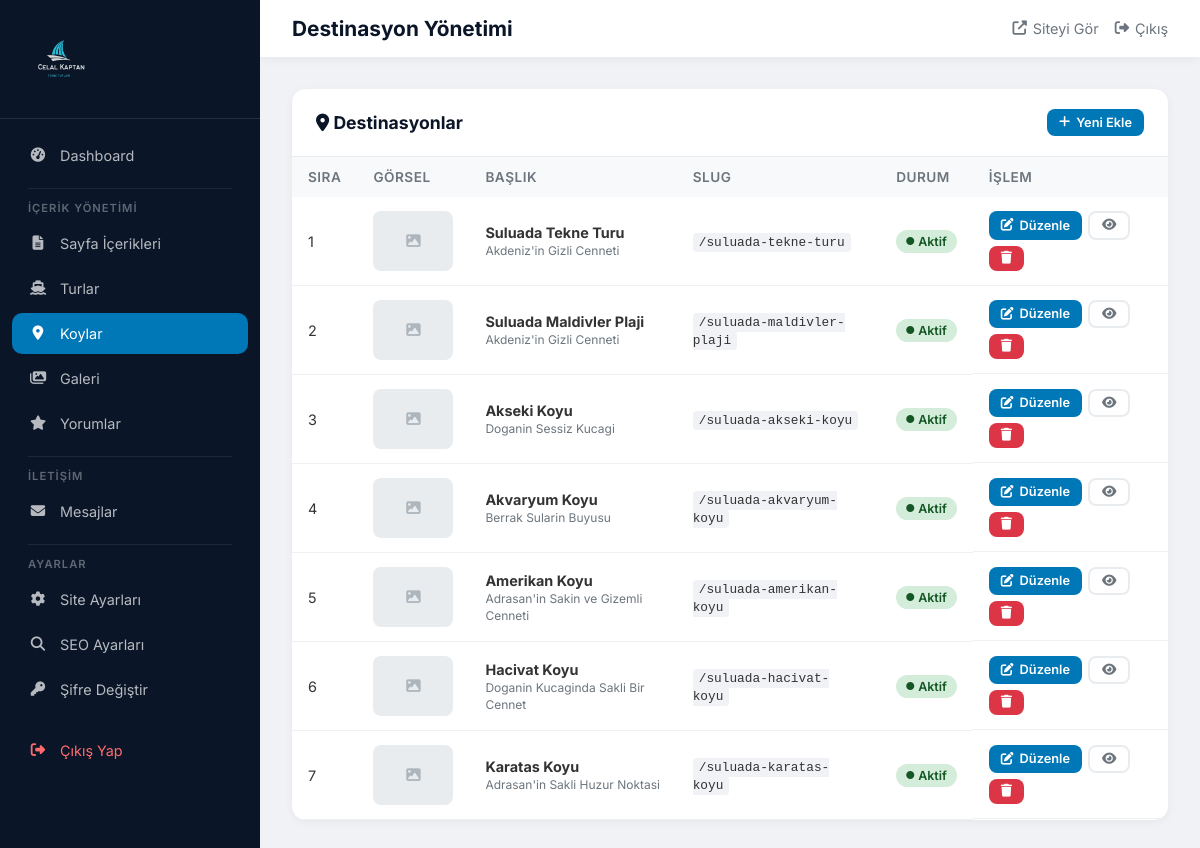
/admin/destinations.php (signed in), run on the app's committed database.
### tables this page shows
CREATE TABLE IF NOT EXISTS destinations (
    id INT AUTO_INCREMENT PRIMARY KEY,
    title VARCHAR(255) NOT NULL,
    slug VARCHAR(255) NOT NULL UNIQUE,
    subtitle VARCHAR(255),
    short_desc TEXT,
    full_desc TEXT,
    history_text TEXT,
    features TEXT,
    faq_json TEXT,
    image VARCHAR(255),
    gallery_images TEXT,
    meta_title VARCHAR(255),
    meta_description TEXT,
    meta_keywords TEXT,
    sort_order INT DEFAULT 0,
    is_active TINYINT(1) DEFAULT 1,
    created_at TIMESTAMP DEFAULT CURRENT_TIMESTAMP,
    updated_at TIMESTAMP DEFAULT CURRENT_TIMESTAMP ON UPDATE CURRENT_TIMESTAMP
);

### includes/config.php (called while the page is built, shortened)
<?php
function sanitize($data) {
    return htmlspecialchars(trim($data), ENT_QUOTES, 'UTF-8');
}

### admin/destinations.php (the view, shortened to what this page needs)
<?php include 'header.php';
$db = getDB();
$destinations = $db->query("SELECT * FROM destinations ORDER BY sort_order ASC")->fetchAll();
$editing = null;
?>
<?php if ($editing): ?>
<div style="margin-bottom:16px;">
    <a href="destinations.php" class="btn btn-outline btn-sm"><i class="fas fa-arrow-left"></i> Listeye Dön</a>
    <a href="<?= SITE_URL ?>/<?= sanitize($editing['slug']) ?>" target="_blank" class="btn btn-sm btn-outline" style="margin-left:8px;"><i class="fas fa-external-link-alt"></i> Sayfayı Gör</a>
</div>
<form method="POST" enctype="multipart/form-data">
    <input type="hidden" name="id" value="<?= $editing['id'] ?>">
    <input type="hidden" name="existing_image" value="<?= sanitize($editing['image'] ?? '') ?>">
    <input type="hidden" name="existing_gallery" value="<?= sanitize($editing['gallery_images'] ?? '') ?>">
    <div class="card" style="margin-bottom:20px;">
        <div class="card-header"><h3><i class="fas fa-info-circle"></i> Temel Bilgiler</h3></div>
        <div class="card-body">
            <div class="form-row">
                <div class="form-group">
                    <label>Başlık *</label>
                    <input type="text" name="title" value="<?= sanitize($editing['title']) ?>" required>
                </div>
                <div class="form-group">
                    <label>Slug (URL) *</label>
                    <input type="text" name="slug" value="<?= sanitize($editing['slug']) ?>" required>
                    <p class="form-help">Örn: suluada-akseki-koyu</p>
                </div>
            </div>
            <div class="form-row">
                <div class="form-group">
                    <label>Alt Başlık</label>
                    <input type="text" name="subtitle" value="<?= sanitize($editing['subtitle'] ?? '') ?>">
                    <p class="form-help">Hero bölümünde küçük etiket olarak gösterilir</p>
                </div>
                <div class="form-row" style="grid-template-columns:80px 1fr;gap:12px;align-items:end;">
                    <div class="form-group" style="margin-bottom:0;">
                        <label>Sıra</label>
                        <input type="number" name="sort_order" value="<?= intval($editing['sort_order']) ?>">
                    </div>
                    <div class="form-group" style="margin-bottom:0;display:flex;align-items:center;gap:10px;padding-top:28px;">
                        <input type="checkbox" name="is_active" id="is_active" <?= $editing['is_active'] ? 'checked' : '' ?> style="width:auto;">
                        <label for="is_active" style="margin-bottom:0;">Aktif</label>
                    </div>
                </div>
            </div>
            <div class="form-group">
                <label>Kısa Açıklama</label>
                <textarea name="short_desc" rows="3"><?= sanitize($editing['short_desc'] ?? '') ?></textarea>
                <p class="form-help">Hero bölümünde gösterilir, SEO için de kullanılır</p>
            </div>
        </div>
    </div>
    <div class="card" style="margin-bottom:20px;">
        <div class="card-header"><h3><i class="fas fa-align-left"></i> Sayfa İçeriği</h3></div>
        <div class="card-body">
            <div class="form-group">
                <label>Tam Açıklama (Genel Bilgi)</label>
                <textarea name="full_desc" rows="8"><?= sanitize($editing['full_desc'] ?? '') ?></textarea>
                <p class="form-help">Her paragraf ayrı satıra yazılabilir</p>
            </div>
            <div class="form-group">
                <label>Tarihçe</label>
                <textarea name="history_text" rows="4"><?= sanitize($editing['history_text'] ?? '') ?></textarea>
            </div>
            <div class="form-group">
                <label>Öne Çıkan Özellikler</label>
                <input type="text" name="features" value="<?= sanitize($editing['features'] ?? '') ?>">
                <p class="form-help">Özellikler arasına | koyun. Örn: Kristal sular|Yüzme|Snorkeling</p>
            </div>
        </div>
    </div>
    <div class="card" style="margin-bottom:20px;">
        <div class="card-header"><h3><i class="fas fa-images"></i> Görseller</h3></div>
        <div class="card-body">
            <div class="form-section">
                <h4><i class="fas fa-image"></i> Ana Görsel (Hero)</h4>
                <?php if (!empty($editing['image'])): ?>
                <div style="margin-bottom:12px;">
                    <img src="<?= SITE_URL ?>/assets/uploads/<?= sanitize($editing['image']) ?>" class="img-preview-lg" alt="">
                    <p class="form-help" style="margin-top:6px;"><?= sanitize($editing['image']) ?></p>
                </div>
                <?php endif; ?>
                <input type="file" name="image" accept="image/*">
                <p class="form-help">Önerilen: 1920×1080px, max 5MB (JPG, PNG, WebP)</p>
            </div>
            <div class="form-section">
                <h4><i class="fas fa-th"></i> Galeri Fotoğrafları</h4>
                <?php if (!empty($editing['gallery_list'])): ?>
                <div class="gallery-admin-grid" style="margin-bottom:16px;">
                    <?php foreach ($editing['gallery_list'] as $img): ?>
                    <div class="gallery-admin-item">
                        <img src="<?= SITE_URL ?>/assets/uploads/<?= sanitize($img) ?>" alt="">
                        <div class="gallery-actions">
                            <a href="?edit=<?= $editing['id'] ?>&del_img=<?= urlencode($img) ?>&dest_id=<?= $editing['id'] ?>"
                               onclick="return confirm('Bu fotoğrafı kaldırmak istediğinizden emin misiniz?')"
                               style="background:#dc3545;color:#fff;">
                                <i class="fas fa-trash"></i>
                            </a>
                        </div>
                    </div>
                    <?php endforeach; ?>
                </div>
                <?php else: ?>
                <p style="color:#6c757d;font-size:0.9rem;margin-bottom:12px;">Henüz galeri fotoğrafı eklenmemiş.</p>
                <?php endif; ?>
                <input type="file" name="gallery[]" accept="image/*" multiple>
                <p class="form-help">Birden fazla fotoğraf seçebilirsiniz (max 5MB/adet)</p>
            </div>
        </div>
    </div>
    <div class="card" style="margin-bottom:20px;">
        <div class="card-header"><h3><i class="fas fa-question-circle"></i> S.S.S. (Sık Sorulan Sorular)</h3></div>
        <div class="card-body">
            <div class="faq-builder" id="faqBuilder">
                <?php foreach ($editing['faq_items'] as $i => $faq): ?>
                <div class="faq-builder-item">
                    <input type="text" name="faq_q[]" placeholder="Soru" value="<?= sanitize($faq['q'] ?? '') ?>">
                    <textarea name="faq_a[]" placeholder="Cevap"><?= sanitize($faq['a'] ?? '') ?></textarea>
                    <button type="button" class="faq-remove" onclick="this.closest('.faq-builder-item').remove()"><i class="fas fa-times"></i></button>
                </div>
                <?php endforeach; ?>
            </div>
            <button type="button" class="faq-add" onclick="addFaq()"><i class="fas fa-plus"></i> Soru Ekle</button>
        </div>
    </div>
    <div class="card" style="margin-bottom:20px;">
        <div class="card-header"><h3><i class="fas fa-search"></i> SEO Ayarları</h3></div>
        <div class="card-body">
            <div class="form-group">
                <label>Meta Başlık</label>
                <input type="text" name="meta_title" value="<?= sanitize($editing['meta_title'] ?? '') ?>">
                <p class="form-help">Boş bırakılırsa sayfa başlığı kullanılır</p>
            </div>
            <div class="form-group">
                <label>Meta Açıklama</label>
                <textarea name="meta_description" rows="3"><?= sanitize($editing['meta_description'] ?? '') ?></textarea>
            </div>
            <div class="form-group">
                <label>Anahtar Kelimeler</label>
                <input type="text" name="meta_keywords" value="<?= sanitize($editing['meta_keywords'] ?? '') ?>">
            </div>
        </div>
    </div>
    <div style="display:flex;gap:12px;margin-bottom:40px;">
        <button type="submit" class="btn btn-primary"><i class="fas fa-save"></i> Kaydet</button>
        <a href="destinations.php" class="btn btn-outline">İptal</a>
    </div>
</form>
<?php else: ?>
<div class="card">
    <div class="card-header">
        <h3><i class="fas fa-map-marker-alt"></i> Destinasyonlar</h3>
        <a href="destinations.php?edit=new" class="btn btn-primary btn-sm"><i class="fas fa-plus"></i> Yeni Ekle</a>
    </div>
    <table>
        <thead>
            <tr>
                <th>Sıra</th>
                <th>Görsel</th>
                <th>Başlık</th>
                <th>Slug</th>
                <th>Durum</th>
                <th>İşlem</th>
            </tr>
        </thead>
        <tbody>
            <?php foreach ($destinations as $d): ?>
            <tr>
                <td><?= $d['sort_order'] ?></td>
                <td>
                    <?php if ($d['image']): ?>
                    <img src="<?= SITE_URL ?>/assets/uploads/<?= sanitize($d['image']) ?>" class="img-preview" alt="">
                    <?php else: ?>
                    <div style="width:80px;height:60px;background:#e9ecef;border-radius:8px;display:flex;align-items:center;justify-content:center;color:#adb5bd;"><i class="fas fa-image"></i></div>
                    <?php endif; ?>
                </td>
                <td><strong><?= sanitize($d['title']) ?></strong><br><small style="color:#6c757d;"><?= sanitize($d['subtitle'] ?? '') ?></small></td>
                <td><code style="font-size:0.8rem;background:#f0f2f5;padding:2px 6px;border-radius:4px;">/<?= sanitize($d['slug']) ?></code></td>
                <td>
                    <?php if ($d['is_active']): ?>
                    <span class="status-badge active"><i class="fas fa-circle" style="font-size:0.5rem;"></i> Aktif</span>
                    <?php else: ?>
                    <span class="status-badge inactive"><i class="fas fa-circle" style="font-size:0.5rem;"></i> Pasif</span>
                    <?php endif; ?>
                </td>
                <td style="display:flex;gap:6px;flex-wrap:wrap;">
                    <a href="?edit=<?= $d['id'] ?>" class="btn btn-sm btn-primary"><i class="fas fa-edit"></i> Düzenle</a>
                    <a href="<?= SITE_URL ?>/<?= sanitize($d['slug']) ?>" target="_blank" class="btn btn-sm btn-outline"><i class="fas fa-eye"></i></a>
                    <a href="?delete=<?= $d['id'] ?>" class="btn btn-sm btn-danger"
                       onclick="return confirm('Bu destinasyonu silmek istediğinizden emin misiniz?')">
                        <i class="fas fa-trash"></i>
                    </a>
                </td>
            </tr>
            <?php endforeach; ?>
        </tbody>
    </table>
</div>
<?php endif; ?>
<?php include 'footer.php'; ?>

### admin/header.php (style rules this page uses)
* { margin:0; padding:0; box-sizing:border-box; }
body { font-family:'Inter',sans-serif; background:#f0f2f5; color:#333; }
.card { background:#fff; border-radius:14px; box-shadow:0 2px 10px rgba(0,0,0,0.05); overflow:hidden; margin-bottom:24px; }
.card-header { padding:20px 24px; border-bottom:1px solid #e9ecef; display:flex; align-items:center; justify-content:space-between; }
.card-header h3 { font-size:1.1rem; color:#0a1628; }
table { width:100%; border-collapse:collapse; }
table th { background:#f8f9fa; padding:12px 16px; text-align:left; font-size:0.85rem; color:#6c757d; font-weight:600; text-transform:uppercase; letter-spacing:0.5px; }
table td { padding:14px 16px; border-bottom:1px solid #f0f0f0; font-size:0.9rem; }
.btn { display:inline-flex; align-items:center; gap:6px; padding:10px 20px; border-radius:8px; font-family:inherit; font-size:0.9rem; font-weight:600; border:none; cursor:pointer; transition:all 0.3s; text-decoration:none; }
.btn-primary { background:#0077b6; color:#fff; }
.btn-danger { background:#dc3545; color:#fff; }
.btn-sm { padding:6px 12px; font-size:0.8rem; }
.btn-outline { background:transparent; border:2px solid #e9ecef; color:#6c757d; }
.status-badge { display:inline-flex; align-items:center; gap:4px; padding:4px 10px; border-radius:50px; font-size:0.78rem; font-weight:600; }
.status-badge.active { background:#d4edda; color:#155724; }

### data on the page
destinations: sort_order "1", title "Suluada Tekne Turu", subtitle "Akdeniz'in Gizli Cenneti", slug "suluada-tekne-turu", is_active 1 (drawn)
destinations: sort_order "2", title "Suluada Maldivler Plaji", subtitle "Akdeniz'in Gizli Cenneti", slug "suluada-maldivler-plaji", is_active 1 (drawn)
destinations: sort_order "3", title "Akseki Koyu", subtitle "Doganin Sessiz Kucagi", slug "suluada-akseki-koyu", is_active 1 (drawn)
destinations: sort_order "4", title "Akvaryum Koyu", subtitle "Berrak Sularin Buyusu", slug "suluada-akvaryum-koyu", is_active 1 (drawn)
destinations: sort_order "5", title "Amerikan Koyu", subtitle "Adrasan'in Sakin ve Gizemli Cenneti", slug "suluada-amerikan-koyu", is_active 1 (drawn)
destinations: sort_order "6", title "Hacivat Koyu", subtitle "Doganin Kucaginda Sakli Bir Cennet", slug "suluada-hacivat-koyu", is_active 1 (drawn)
destinations: sort_order "7", title "Karatas Koyu", subtitle "Adrasan'in Sakli Huzur Noktasi", slug "suluada-karatas-koyu", is_active 1 (drawn)
